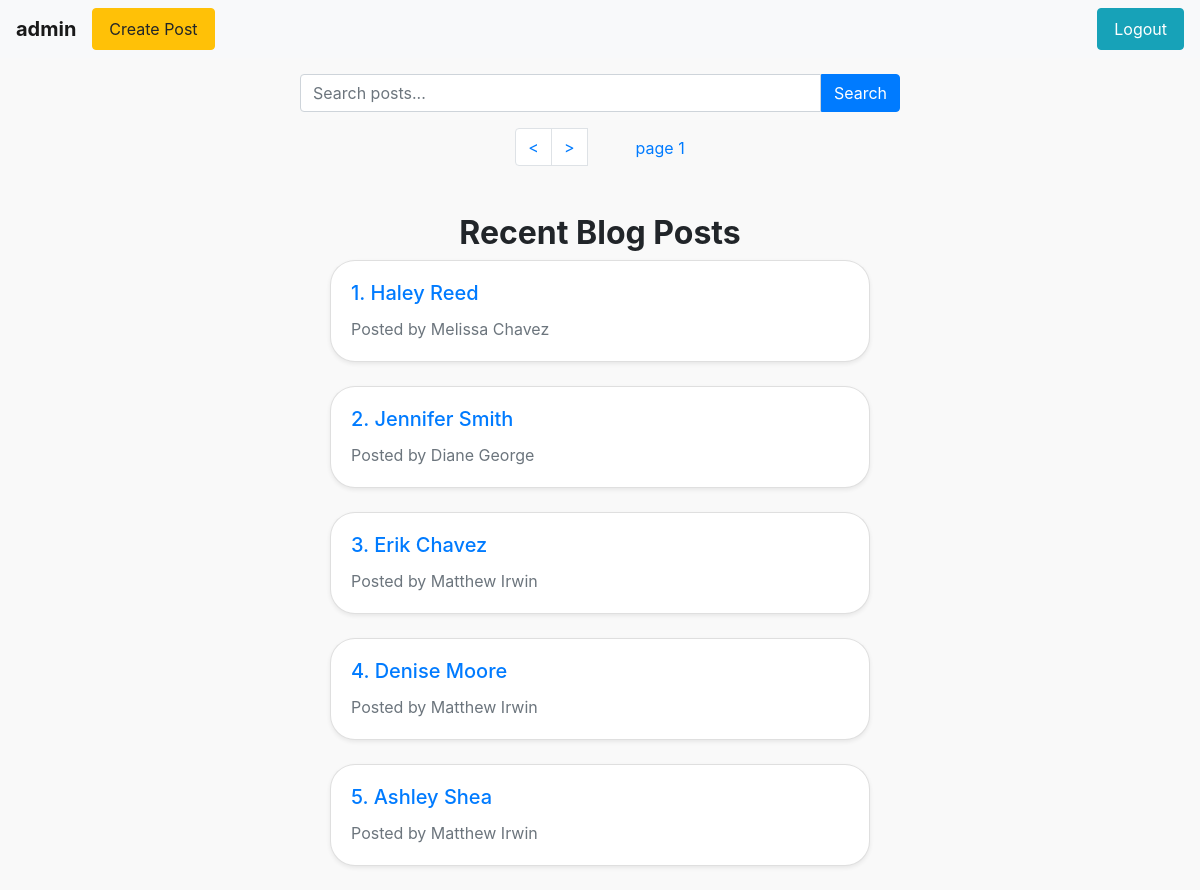
The app's page / (signed in) with its own data.
### blog/models.py (models this page shows, shortened)
class Post(models.Model):
    title = models.CharField(max_length=150)
    content = models.TextField(null=True)
    author = models.ForeignKey(User,related_name="posts",on_delete=models.CASCADE)
    published_date = models.DateTimeField(auto_now_add=True)
    slug = models.SlugField(unique=True)
    class Meta:
        ordering = ('-published_date',)

### blog/views.py (the view)
# urls.py: path('',views.PostsView.as_view(),name="home"),
@method_decorator(csrf_exempt, name="dispatch")
class PostsView(generic.ListView):
    paginate_by = 5
    model = Post
    template_name = "home.html"
    context_object_name = 'posts'
    def get_queryset(self):
        queryset = super().get_queryset()
        search_query = self.request.GET.get('search', '')
        if search_query:
            queryset = queryset.filter(
                Q(title__icontains=search_query) |
                Q(content__icontains=search_query)
            )
        return queryset
    def get_context_data(self, **kwargs):
        context = super().get_context_data(**kwargs)
        context['search_query'] = self.request.GET.get('search', '')
        return context

### blog/templates/home.html (shortened to what this page needs)
<!DOCTYPE html>
<html lang="en">
<head>
  <link rel="stylesheet" href="https://stackpath.bootstrapcdn.com/bootstrap/4.5.2/css/bootstrap.min.css">
  <link rel="stylesheet" href="https://cdn.jsdelivr.net/npm/@fortawesome/fontawesome-free@6.4.2/css/fontawesome.min.css">
</head>
<body>
  <nav class="navbar navbar-expand-lg navbar-light bg-light">
    {% if user.is_authenticated %}
      <a class="navbar-brand" style="font-weight: bolder;" href="#">{{ user.username }}</a>
    {% endif %}
    <div class="collapse navbar-collapse" id="navbarNav">
      {% if request.user.is_authenticated %}
        <a class="nav-link btn btn-warning" href="{% url 'create_post' %}">Create Post</a>
        <a class="nav-link ml-auto btn btn-info" href="{% url 'logout' %}">Logout</a>
      {% else %}
        <a class="nav-link btn btn-warning" href="{% url 'register' %}">Register</a>
        <a class="nav-link" style="background-color: green; border-radius: 5px; margin: 0px 10px; color: white;" href="{% url 'login' %}">Login</a>
      {% endif %}
    </div>
  </nav>
  <div class="container mt-3 mb-3">
    <form method="get" action="{% url 'home' %}" class="search-form">
      <input type="text" name="search" placeholder="Search posts..." value="{{ search_query }}" class="form-control">
      <button type="submit" class="btn btn-primary">Search</button>
    </form>
  </div>
  <nav aria-label="Pagination">
    <ul class="pagination justify-content-center">
      {% if page_obj.has_next %}
        <li class="page-item">
          <a class="page-link" href="?page={{ page_obj.paginator.num_pages }}" aria-label="Last">
            <
          </a>
        </li>
        <li class="page-item">
            <a class="page-link" href="?page={{ page_obj.next_page_number }}" aria-label="Next">
              >
            </a>
          </li>
      {% endif %}
      <a class="ml-5 mt-2">page {{page_obj.number}} </a>
    </ul>
  </nav>
  <div class="container mt-5">
    {% if posts %}
      <h2 class="text-center" style="font-weight: bolder;">Recent Blog Posts</h2>
    {% endif %}
    {% for post in posts %}
      <div class="row justify-content-center">
        <div class="col-md-6 mb-4">
          <a href="{% url 'detail_post' post.slug %}" style="text-decoration: none;">
            <div class="card h-100 shadow-sm">
              <div class="card-body">
                <h5 class="card-title">{{ forloop.counter }}. {{ post.title }}</h5>
                <p class="card-text text-end text-muted">Posted by {{ post.author.username }}</p>
              </div>
            </div>
          </a>
        </div>
      </div>
    {% empty %}
      <div class="col">
        <h1 class="text-center">No posts yet</h1>
      </div>
    {% endfor %}
  </div>
</body>
</html>

### blog/templates/home.html (style rules this page uses)
body { background-color: #f9f9f9; }
.card { border-radius: 25px; box-shadow: 0 4px 8px rgba(0, 0, 0, 0.1); }
.search-form { max-width: 600px; width: 100%; margin: 0 auto; display: flex; align-items: center; justify-content: center; }
.search-form input[type="text"] { flex: 1; height: 38px; border-top-right-radius: 0; border-bottom-right-radius: 0; }
.search-form button { height: 38px; border-top-left-radius: 0; border-bottom-left-radius: 0; }

### records on screen
Post: title "Haley Reed", author.username "Melissa Chavez"
Post: title "Jennifer Smith", author.username "Diane George"
Post: title "Erik Chavez", author.username "Matthew Irwin"
Post: title "Denise Moore", author.username "Matthew Irwin"
Post: title "Ashley Shea", author.username "Matthew Irwin"

### other values on screen
{{ user.username }} "admin"
{{ page_obj.number }} "1"
